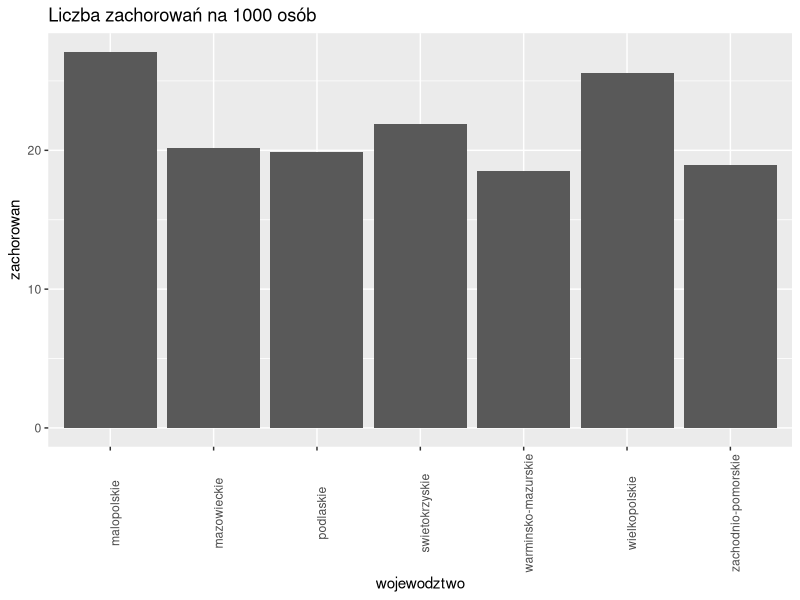

Reproduce this figure in R. (Note: this script raises an error after producing the figure.)
## ---- chunk 1
options(warn=-1)
library(ggplot2, scales)
library(reshape)
## ---- chunk 2
z1Data = read.csv("data/z1Data.csv");
z1Data
## ---- chunk 3

df = z1Data[,c(1,3)];
df[,2] = 1000 * df[,2]/z1Data[,2];
ggplot(data=df, aes(x=wojewodztwo,y=zachorowan)) +
  geom_bar(stat = "identity") +
  ggtitle("Liczba zachorowań na 1000 osób") +
  theme(axis.text.x = element_text(angle = 90))
## ---- chunk 4
alpha = 0.05;
df = z1Data[c(2,3)];
chisq = chisq.test(df);
p = chisq$p.value;
## ---- chunk 5
pairs = apply(z1Data, 2, combn, m=2);
pValues = list();

for(i in 1:nrow(pairs)){
  if(i%%2 == 1){
    df = data.frame(pairs[c(i,(i+1)), c(2:3)]);
    df[, c(1:2)] <- sapply(df[, c(1:2)], as.numeric)
    p = chisq.test(df)$p.value;
    pValues = append(pValues, p);
  }
}
## ---- chunk 6
pValues = p.adjust(pValues, method = "bonferroni")
## ---- chunk 7
output1 = ""
output2 = ""

for(i in 1:length(pValues)){
  if(pValues[i] > alpha){
    output1 = paste(output1, pairs[2*i-1,1], " i ", pairs[2*i,1], "z wartością p równą ", pValues[i], "  \n  \n")

  }else{
    output2 = paste(output2, pairs[2*i-1,1], " i ", pairs[2*i,1], "z wartością p równą ", pValues[i], "  \n  \n")
  }
}
## ---- chunk 8
df = z1Data[,c(1,4)];
df[,2] = 1000 * df[,2]/z1Data[,2];
ggplot(data=df, aes(x=wojewodztwo,y= zgony)) +
  geom_bar(stat = "identity") +
  ggtitle("Liczba zgonów na 1000 chorych") +
  theme(axis.text.x = element_text(angle = 90))
## ---- chunk 9
alpha = 0.05;
df = z1Data[c(3,4)];
chisq = chisq.test(t(df));
p = chisq$p.value;
## ---- chunk 10
pairs = apply(z1Data, 2, combn, m=2);
pValues = list();

for(i in 1:nrow(pairs)){
  if(i%%2 == 1){
    df = data.frame(pairs[c(i,(i+1)), c(3:4)]);
    df[, c(1:2)] <- sapply(df[, c(1:2)], as.numeric)
    p = chisq.test((df))$p.value;
    pValues = append(pValues, p);
  }
}
## ---- chunk 11
pValues = p.adjust(pValues, method = "bonferroni")
## ---- chunk 12
output1 = ""
output2 = ""

for(i in 1:length(pValues)){
  if(pValues[i] > alpha){
    output1 = paste(output1, pairs[2*i-1,1], " i ", pairs[2*i,1], "z p-wartością równą ", pValues[i], "  \n  \n")

  }else{
    output2 = paste(output2, pairs[2*i-1,1], " i ", pairs[2*i,1], "z p-wartością równą ", pValues[i], "  \n  \n")
  }
}
## ---- chunk 13
fc_data <- data.frame(Name = c("Primeria_Liga", "Ekstrakalasa", "Primera_Division", "Premier_League"),
                 Win= c(104, 108,194,109),
                 Draw=c(68, 65, 95,69),
                 Lost=c(68,67,91,62));

fc_data
## ---- chunk 14
library(ggplot2)

df = cbind(fc_data[1], fc_data[,2:4]/rowSums(fc_data[2:4]));

df <- data.frame(teams=rep(df[0],14), 
       melt(df, id.vars=c("Name")))

ggplot(data=df, aes(x=Name,y=value,fill=as.factor(variable))) + 
  geom_bar(position="fill",stat="identity") +
  theme(axis.text.x = element_text(angle=90, hjust=1)) +
  xlab("Legue name") +
  ylab("percentages") +
  scale_fill_discrete(name = "host outcome")
## ---- chunk 15
chi_freedom_degrees <- (dim(fc_data[,2:4])[1] - 1)*(dim(fc_data[,2:4])[2] - 1)
chi_freedom_degrees
## ---- chunk 16
alpha <- 0.05
c <- qchisq(p=alpha, df=chi_freedom_degrees, lower.tail=FALSE)
## ---- chunk 17
col_sum <- matrix(colSums(fc_data[,2:4]))
row_sum <- matrix(rowSums(fc_data[,2:4]))

stat <- row_sum %*% t(col_sum)/sum(row_sum)

chisq <- sum((stat - fc_data[,2:4]) * (stat - fc_data[,2:4])/stat)
## ---- chunk 18
p_val <- pchisq(chisq, df=chi_freedom_degrees, lower.tail=FALSE)
## ---- chunk 19
chisq_test <- chisq.test(fc_data[2:4])
chisq_test
